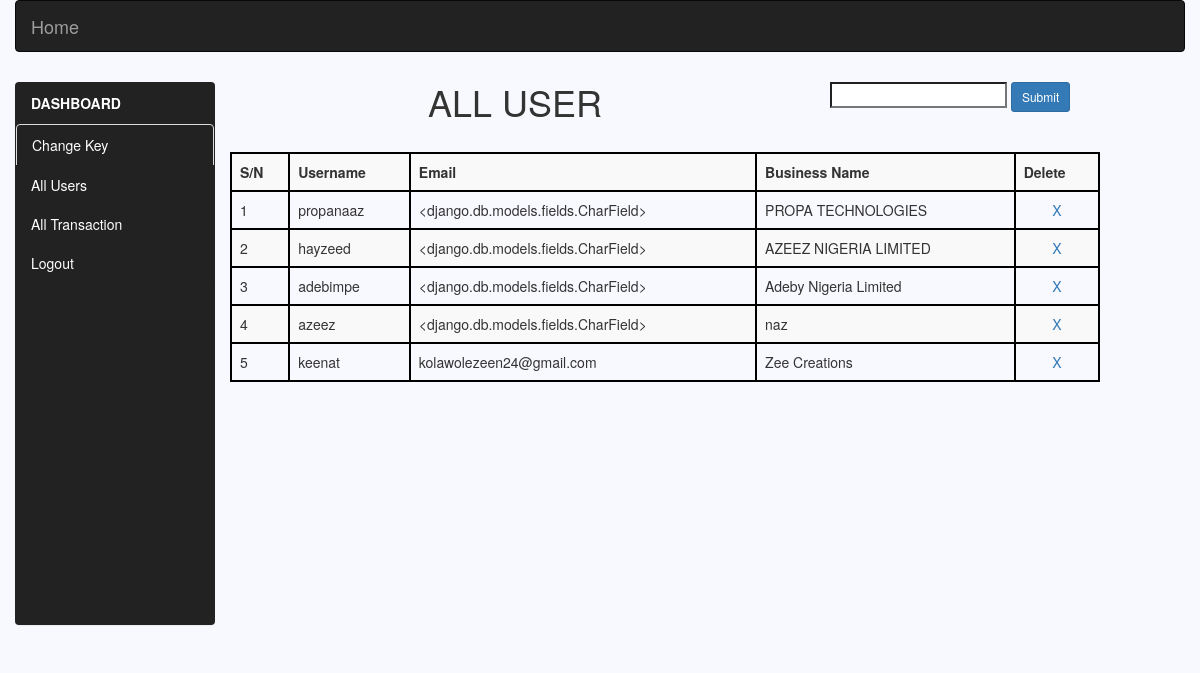
Screenshot of /receipt/all_user (signed in) with the database file from the repository.
### receipt/models.py (models this page shows, shortened)
class Userregistration2(models.Model):
    user = models.ForeignKey(User, on_delete=models.CASCADE)
    username = models.CharField(max_length=200)
    password = models.CharField(max_length=200)
    businessname = models.CharField(max_length=200)
    businessaddress = models.CharField(max_length=200, default = "Your Address Here")
    email = models.CharField(default=username, max_length=200)
    receipt_type = models.CharField(default="receipt1", max_length=200)

### receipt/views.py (the view)
# urls.py: path("all_user", views.all_user, name="all_user"),
@login_required(login_url="admin_login")
def all_user(request):
    user = Userregistration2.objects.all()
    return render(request, "all_user.html",{"user":user})

### receipt/templates/all_user.html (shortened to what this page needs)
{% load static %}
<!DOCTYPE html>
<html lang="en">
<head>
    <link rel="stylesheet" type="text/css" href="{% static 'css/bootstrap.min.css' %}">
</head>
<body>
<div class="container-fluid">
    <nav class="navbar navbar-inverse nav1" style="position: sticky; top: 0; z-index: 1;">
        <div class="navbar-header">
            <a class="navbar-brand" href="{% url 'admin_dashboard' %}">Home</a>
        </div>
        <div class="collapse navbar-collapse" id="data">
        </div>
    </nav>
    <div class="row" style="margin-top: 30px; ">
        <div class="panel col-lg-2 col-md-2 col-sm-2" style="background-color: rgb(34, 34, 34); margin-left: 15px; padding: 0; ">
            <div class="panel-heading" style="color: white;"><strong>DASHBOARD</strong></div>
            <div class="panel-body" style="background-color: rgb(34, 34, 34); padding: 0; height: 500px;">
                <ul class="list-group">
            <li class="list-group-item" style="background-color: rgb(34, 34, 34);"><a style="color: white;" href="{% url 'key' %}" >Change Key</a></li>
            <li class="list-group-item" style=" border: none; background-color: rgb(34, 34, 34);"><a style="color: white;" href="{% url 'all_user' %}">All Users</a></li>
            <li class="list-group-item" style=" border: none; background-color: rgb(34, 34, 34);"><a style="color: white;" href="{% url 'all_transactions' %}">All Transaction</a></li>
                            <li class="list-group-item" style="border: none; background-color: rgb(34, 34, 34);"><a style="color: white;" href="{% url 'admin_logout' %}">Logout</a></li>
        </ul>
            </div>
        </div>
        <div class=" col-lg-9 col-md-9 col-sm-9" >
        <div class="row">
            <div class="col-lg-8"><h1 class="text-center">ALL USER</h1></div>
            <div class="col-lg-4">
                <form action="{% url 'admin_query_user1' %}" method="POST">
                    <input type="search" name="search" id="search">
                    <input type="submit" class="btn btn-primary btn-sm">
                </form>
            </div>
            </div>
        <div class="table-responsive responsive" id="content">
            <table class="table table-striped" id="table">
                <th>S/N</th>
                <th>Username</th>
                <th>Email</th>
                <th>Business Name</th>
                <th>Delete</th>
                {% for user in user%}
                <tr>
                    <td>{{forloop.counter}}</td>
                    <td>{{user.username}}</td>
                    <td>{{user.email}}</td>
                    <td>{{user.businessname}}</td>
                    <td class="text-center"><a href="admin_delete_user/{{user.id}}">X</a>  </td>
                </tr>
                {%endfor%}
            </table>
        </div>
    </div>
    </div>
</div>
</body>
</html>

### receipt/templates/all_user.html (style rules this page uses)
td,th { border: 2px solid black; border-top: 2px solid black; }
h1 { width: inherit; margin: auto; margin-bottom: 30px; }
table { border: 2px solid black; }
body { background-color: ghostwhite; }

### rows the page displays
Userregistration2: username "propanaaz", email "<django.db.models.fields.CharField>", businessname "PROPA TECHNOLOGIES"
Userregistration2: username "hayzeed", email "<django.db.models.fields.CharField>", businessname "AZEEZ NIGERIA LIMITED"
Userregistration2: username "adebimpe", email "<django.db.models.fields.CharField>", businessname "Adeby Nigeria Limited"
Userregistration2: username "azeez", email "<django.db.models.fields.CharField>", businessname "naz"
Userregistration2: username "keenat", email "kolawolezeen24@gmail.com", businessname "Zee Creations"
